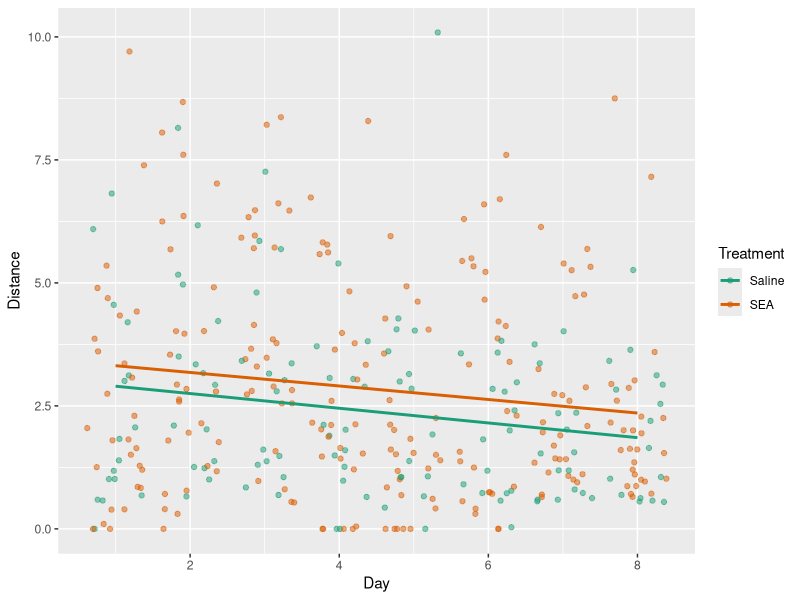
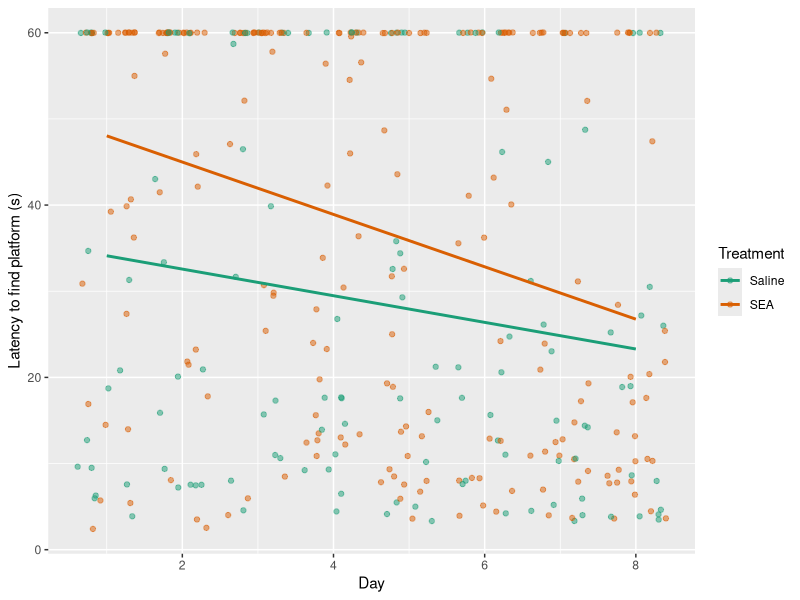
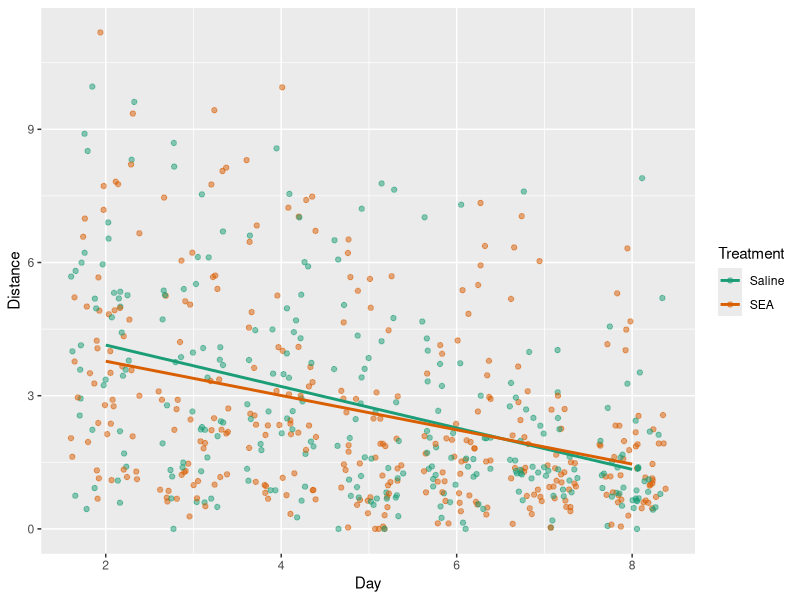
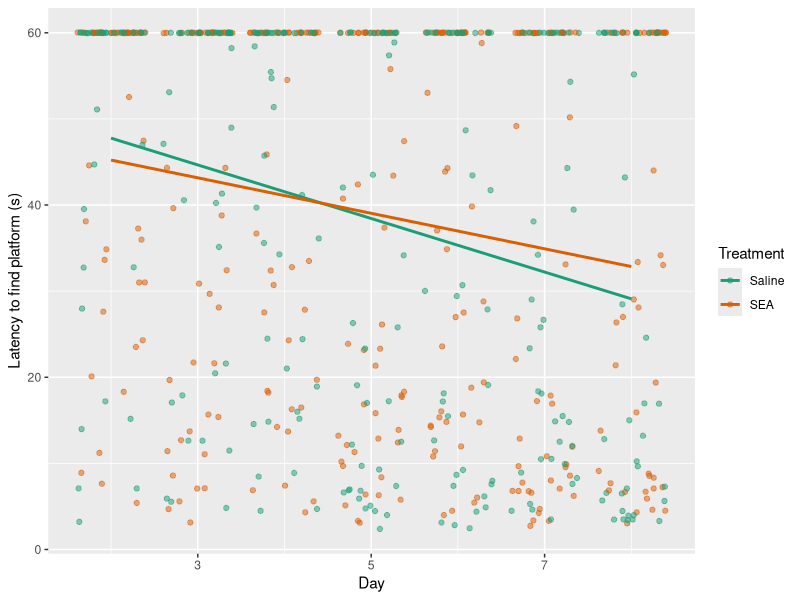

The R source for these figures, in order:
## ---- chunk 1
library(dplyr)
library(ggplot2)
library(broom)
#load packages
## ---- chunk 2
wram_raw <- read.csv("one_platform_wram_raw.csv", header = TRUE)

wram_raw_male <- wram_raw %>%
  filter(Sex != "Female")
#makes male only dataframe

wram_raw_female <- wram_raw %>%
  filter(Sex != "Male")
#makes the dataset of female animals only

wram_raw_saline <- wram_raw %>%
  filter(Treatment == "Saline", Day != "1")
#makes a dataset of saline treated only

wram_raw_SEA <- wram_raw %>%
  filter(Treatment == "SEA", Day != "1")
#makes a dataset of SEA treated only

## ---- chunk 3
wram_raw_female %>%
  ggplot(aes(x = Day, y = Distance, group = Treatment, colour = Treatment)) + geom_jitter(alpha = 0.5) + geom_smooth(method = "lm", se = FALSE, size = 1) + scale_color_brewer(palette="Dark2")

aov.outFdistance <- aov(Distance ~ Treatment * Day + Error(Animal), data = wram_raw_female)
summary(aov.outFdistance)
#repeated measures anova for distance (females)

## ---- chunk 4
wram_raw_female %>%
  ggplot(aes(x = Day, y = Duration, group = Treatment, colour = Treatment)) + ylab("Latency to find platform (s)") + geom_jitter(alpha = 0.5) + geom_smooth(method = "lm", se = FALSE, size = 1) + scale_color_brewer(palette="Dark2")

aov.outFlatency <- aov(Duration ~ Treatment * Day + Error(Animal), data = wram_raw_female)
summary(aov.outFlatency)
#repeated measures anova for duration (females)

## ---- chunk 5
wram_raw_male %>%
  ggplot(aes(x = Day, y = Distance, group = Treatment, colour = Treatment)) + geom_jitter(alpha = 0.5) + geom_smooth(method = "lm", se = FALSE, size = 1) + scale_color_brewer(palette="Dark2")

aov.outMdistance <- aov(Distance ~ Treatment * Day + Error(Animal), data = wram_raw_male)
summary(aov.outMdistance)
#repeated measures anova for distance (males)

## ---- chunk 6
wram_raw_male %>%
  ggplot(aes(x = Day, y = Duration, group = Treatment, colour = Treatment)) + ylab("Latency to find platform (s)") + geom_jitter(alpha = 0.5) + geom_smooth(method = "lm", se = FALSE, size = 1) + scale_color_brewer(palette="Dark2")

aov.outMlatency <- aov(Duration ~ Treatment * Day + Error(Animal), data = wram_raw_male)
summary(aov.outMlatency)
#repeated measures anova for duration (males)
